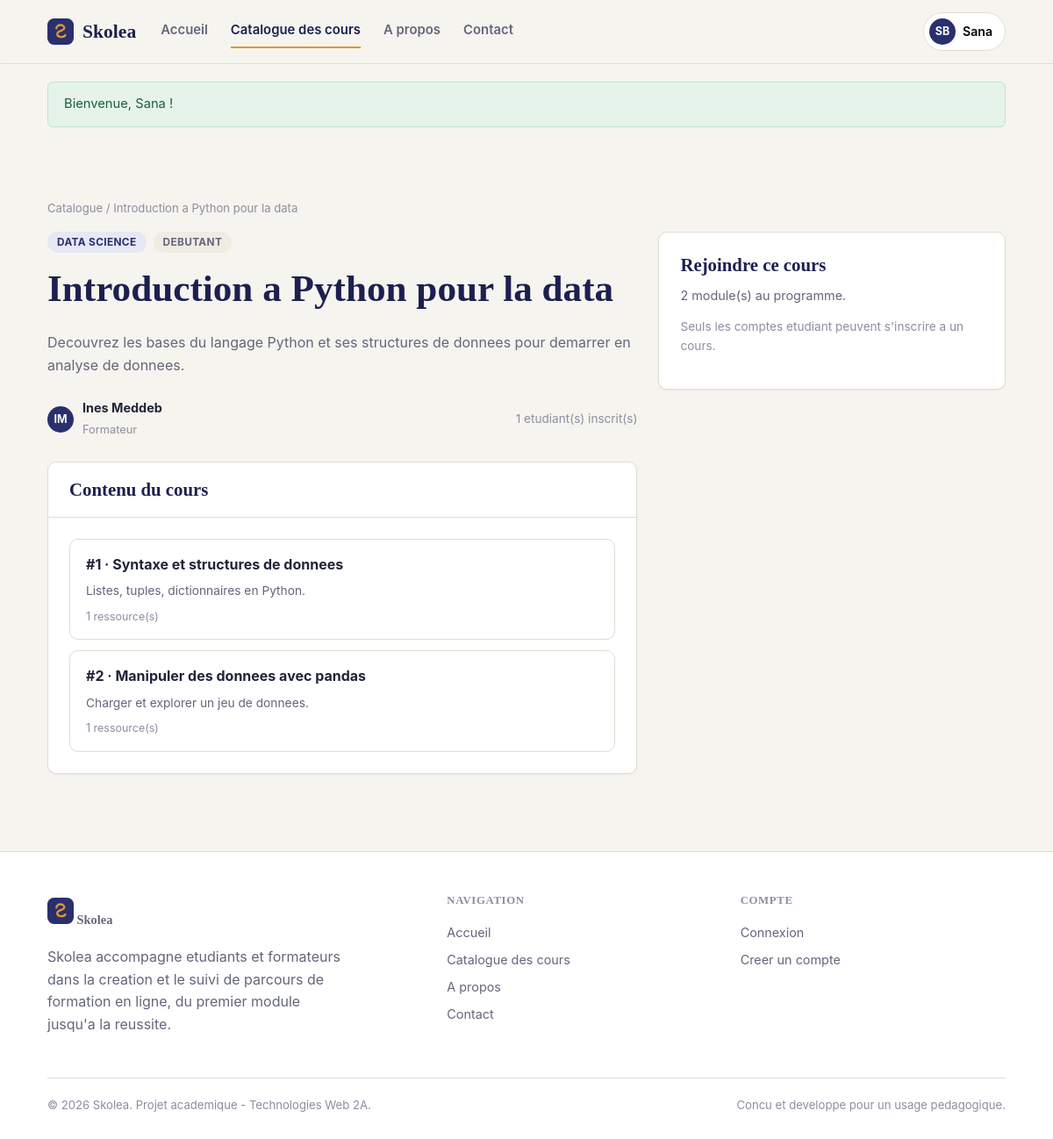
The page /SkoleaMVC/View/FrontOffice/cours_detail.php?id=4 (signed in) on the database its author committed.
### tables this page shows
CREATE TABLE cours (
    id              INT UNSIGNED AUTO_INCREMENT PRIMARY KEY,
    titre           VARCHAR(150) NOT NULL,
    description     TEXT NOT NULL,
    categorie_id    INT UNSIGNED NOT NULL,
    formateur_id    INT UNSIGNED NOT NULL,
    niveau          ENUM('debutant', 'intermediaire', 'avance') NOT NULL DEFAULT 'debutant',
    statut          ENUM('brouillon', 'publie') NOT NULL DEFAULT 'brouillon',
    date_creation   DATETIME NOT NULL DEFAULT CURRENT_TIMESTAMP,
    date_maj        DATETIME NOT NULL DEFAULT CURRENT_TIMESTAMP ON UPDATE CURRENT_TIMESTAMP,
    CONSTRAINT fk_cours_categorie FOREIGN KEY (categorie_id) REFERENCES categories(id)
        ON DELETE RESTRICT ON UPDATE CASCADE,
    CONSTRAINT fk_cours_formateur FOREIGN KEY (formateur_id) REFERENCES utilisateurs(id)
        ON DELETE CASCADE ON UPDATE CASCADE
);

CREATE TABLE categories (
    id              INT UNSIGNED AUTO_INCREMENT PRIMARY KEY,
    nom             VARCHAR(100) NOT NULL UNIQUE,
    description     VARCHAR(255) NULL,
    date_creation   DATETIME NOT NULL DEFAULT CURRENT_TIMESTAMP
);

CREATE TABLE utilisateurs (
    id              INT UNSIGNED AUTO_INCREMENT PRIMARY KEY,
    nom             VARCHAR(80)  NOT NULL,
    prenom          VARCHAR(80)  NOT NULL,
    email           VARCHAR(150) NOT NULL UNIQUE,
    mot_de_passe    VARCHAR(255) NOT NULL,
    role            ENUM('administrateur', 'formateur', 'etudiant') NOT NULL DEFAULT 'etudiant',
    photo           VARCHAR(255) NULL,
    bio             VARCHAR(500) NULL,
    date_creation   DATETIME NOT NULL DEFAULT CURRENT_TIMESTAMP
);

CREATE TABLE modules (
    id              INT UNSIGNED AUTO_INCREMENT PRIMARY KEY,
    cours_id        INT UNSIGNED NOT NULL,
    titre           VARCHAR(150) NOT NULL,
    description     TEXT NULL,
    ordre           INT UNSIGNED NOT NULL DEFAULT 1,
    date_creation   DATETIME NOT NULL DEFAULT CURRENT_TIMESTAMP,
    CONSTRAINT fk_module_cours FOREIGN KEY (cours_id) REFERENCES cours(id)
        ON DELETE CASCADE ON UPDATE CASCADE
);

### config.php (called while the page is built)
<?php
class config
{
    private static $pdo = null;
    public static function getConnexion()
    {
        if (!isset(self::$pdo)) {
            $servername = "localhost";
            $username = "root";
            $password = "";
            $dbname = "skolea";
            try {
                self::$pdo = new PDO(
                    "mysql:host=$servername;dbname=$dbname;charset=utf8mb4",
                    $username,
                    $password
                );
                self::$pdo->setAttribute(PDO::ATTR_ERRMODE, PDO::ERRMODE_EXCEPTION);
                self::$pdo->setAttribute(PDO::ATTR_DEFAULT_FETCH_MODE, PDO::FETCH_ASSOC);
            } catch (Exception $e) {
                die('Erreur de connexion : ' . $e->getMessage());
            }
        }
        return self::$pdo;
    }
}

### SkoleaMVC/Model/Cours.php (called while the page is built, shortened)
<?php
class Cours
{
    private $pdo;
    private $selectAvecJointures = "
        SELECT c.*, cat.nom AS categorie_nom,
               u.nom AS formateur_nom, u.prenom AS formateur_prenom,
               (SELECT COUNT(*) FROM inscriptions i WHERE i.cours_id = c.id) AS nb_inscrits,
               (SELECT COUNT(*) FROM modules m WHERE m.cours_id = c.id) AS nb_modules
        FROM cours c
        INNER JOIN categories cat ON cat.id = c.categorie_id
        INNER JOIN utilisateurs u ON u.id = c.formateur_id
    ";
    public function __construct($titre = null, $description = null, $categorieId = null, $niveau = null, $statut = null)
    {
        $this->pdo = config::getConnexion();
    }
    public function find($id)
    {
        $stmt = $this->pdo->prepare($this->selectAvecJointures . ' WHERE c.id = :id');
        $stmt->execute(['id' => $id]);
        return $stmt->fetch() ?: null;
    }
}

### SkoleaMVC/helpers.php (called while the page is built, shortened)
<?php
function e($value)
{
    return htmlspecialchars($value ?? '', ENT_QUOTES, 'UTF-8');
}
function niveau_label($niveau)
{
    if ($niveau === 'debutant') return 'Debutant';
    return ucfirst($niveau);
}
function utilisateur_connecte()
{
    return $_SESSION['utilisateur'] ?? null;
}

### SkoleaMVC/Model/Module.php (called while the page is built, shortened)
<?php
class Module
{
    private $pdo;
    public function __construct()
    {
        $this->pdo = config::getConnexion();
    }
    public function byCours($coursId)
    {
        $stmt = $this->pdo->prepare('
            SELECT m.*, (SELECT COUNT(*) FROM ressources r WHERE r.module_id = m.id) AS nb_ressources
            FROM modules m
            WHERE m.cours_id = :cours_id
            ORDER BY m.ordre ASC, m.id ASC
        ');
        $stmt->execute(['cours_id' => $coursId]);
        return $stmt->fetchAll();
    }
}

### SkoleaMVC/View/FrontOffice/cours_detail.php (the view, shortened to what this page needs)
<?php
require_once __DIR__ . '/../../bootstrap.php';
require_once __DIR__ . '/../../Model/Cours.php';
require_once __DIR__ . '/../../Model/Module.php';
$id = (int) ($_GET['id'] ?? 0);
$coursModel = new Cours();
$cours = $coursModel->find($id);
$modules = (new Module())->byCours($cours['id']);
$inscription = null;
require __DIR__ . '/includes/header.php';
?>
<section class="section" style="padding-bottom:24px;">
    <div class="container">
        <div class="breadcrumb">
            <a href="cours.php">Catalogue</a> / <?= e($cours['titre']) ?>
        </div>
        <div class="grid" style="grid-template-columns:1.7fr 1fr;align-items:start;">
            <div>
                <div class="tag-list" style="margin-bottom:14px;">
                    <span class="badge badge-primaire"><?= e($cours['categorie_nom']) ?></span>
                    <span class="badge badge-neutre"><?= e(niveau_label($cours['niveau'])) ?></span>
                </div>
                <h1><?= e($cours['titre']) ?></h1>
                <p class="text-muted"><?= nl2br(e($cours['description'])) ?></p>
                <div class="cluster" style="margin:24px 0;">
                    <span class="user-avatar"><?= e(mb_strtoupper(mb_substr($cours['formateur_prenom'], 0, 1) . mb_substr($cours['formateur_nom'], 0, 1))) ?></span>
                    <div>
                        <strong style="display:block;font-size:.9rem;"><?= e($cours['formateur_prenom'] . ' ' . $cours['formateur_nom']) ?></strong>
                        <span class="text-soft" style="font-size:.8rem;">Formateur</span>
                    </div>
                    <span class="text-soft" style="font-size:.85rem;"><?= (int) $cours['nb_inscrits'] ?> etudiant(s) inscrit(s)</span>
                </div>
                <div class="card">
                    <div class="card-header"><h3 style="margin:0;">Contenu du cours</h3></div>
                    <div class="card-body">
                        <?php foreach ($modules as $module): ?>
                            <div class="module-item">
                                <strong>#<?= (int) $module['ordre'] ?> &middot; <?= e($module['titre']) ?></strong>
                                <?php if ($module['description']): ?>
                                    <p class="text-muted" style="margin:6px 0 0;font-size:.86rem;"><?= e($module['description']) ?></p>
                                <?php endif; ?>
                                <p class="text-soft" style="margin:8px 0 0;font-size:.78rem;"><?= (int) $module['nb_ressources'] ?> ressource(s)</p>
                            </div>
                        <?php endforeach; ?>
                    </div>
                </div>
            </div>
            <div class="card">
                <div class="card-body">
                    <h3 style="margin-top:0;">Rejoindre ce cours</h3>
                    <p class="text-muted" style="font-size:.9rem;"><?= count($modules) ?> module(s) au programme.</p>
                    <?php if ($inscription): ?>
                        <p class="text-muted" style="font-size:.85rem;">Vous suivez deja ce cours.</p>
                        <a href="suivre_cours.php?id=<?= (int) $cours['id'] ?>" class="btn btn-primary btn-block">Continuer le cours</a>
                    <?php elseif ($utilisateur): ?>
                        <p class="text-soft" style="font-size:.85rem;">Seuls les comptes etudiant peuvent s'inscrire a un cours.</p>
                    <?php endif; ?>
                </div>
            </div>
        </div>
    </div>
</section>
<?php require __DIR__ . '/includes/footer.php'; ?>

### SkoleaMVC/assets/css/app.css (style rules this page uses)
:root { --color-bg: #f6f4ee; --color-surface: #ffffff; --color-surface-alt: #efece2; --color-border: #e2ddd0; --color-text: #21243a; --color-text-muted: #63667c; --color-text-soft: #8b8ea3; --color-primary: #2a2f6d; --color-primary-dark: #1c2050; --color-primary-light: #4c56a6; --color-accent: #dd9636; --color-accent-dark: #b87a24; --color-success: #2e8b57; --color-success-bg: #e5f3ea; --color-warning: #c77d22; --color-warning-bg: #faf0e0; --color-danger: #c1443a; --color-danger-bg: #fbe9e7; --color-info: #2f6f9e; --color-info-bg: #e7f1f7; --font-heading: Cambria, Georgia, 'Times New Roman', serif; --font-body: -apple-system, BlinkMacSystemFont, 'Segoe UI', Roboto, Helvetica, Arial, sans-serif; --radius-sm: 6px; --radius-md: 10px; --radius-lg: 18px; --shadow-sm: 0 1px 2px rgba(33, 36, 58, 0.06); --shadow-md: 0 8px 24px rgba(33, 36, 58, 0.08); --shadow-lg: 0 16px 40px rgba(33, 36, 58, 0.14); --container-width: 1140px; }
*, *::before, *::after { box-sizing: border-box; }
html { -webkit-text-size-adjust: 100%; scroll-behavior: smooth; }
body { margin: 0; background: var(--color-bg); color: var(--color-text); font-family: var(--font-body); font-size: 16px; line-height: 1.6; -webkit-font-smoothing: antialiased; }
a { color: inherit; text-decoration: none; }
h1, h2, h3, h4, h5 { font-family: var(--font-heading); font-weight: 600; line-height: 1.25; margin: 0 0 .5em; color: var(--color-primary-dark); }
h1 { font-size: clamp(1.9rem, 1.5rem + 1.6vw, 2.75rem); }
h3 { font-size: 1.3rem; }
p { margin: 0 0 1em; }
.text-muted { color: var(--color-text-muted); }
.text-soft { color: var(--color-text-soft); }
.container { width: 100%; max-width: var(--container-width); margin: 0 auto; padding: 0 24px; }
.section { padding: 64px 0; }
.grid { display: grid; gap: 24px; }
.cluster { display: flex; align-items: center; gap: 10px; flex-wrap: wrap; }
.card { background: var(--color-surface); border: 1px solid var(--color-border); border-radius: var(--radius-md); box-shadow: var(--shadow-sm); }
.card-body { padding: 24px; }
.card-header { padding: 18px 24px; border-bottom: 1px solid var(--color-border); display: flex; align-items: center; justify-content: space-between; gap: 12px; }
.badge { display: inline-flex; align-items: center; gap: 5px; padding: 3px 11px; border-radius: 999px; font-size: .74rem; font-weight: 700; text-transform: uppercase; letter-spacing: .03em; }
.badge-neutre { background: var(--color-surface-alt); color: var(--color-text-muted); }
.badge-primaire { background: #e6e8f5; color: var(--color-primary); }
.user-avatar { width: 30px; height: 30px; border-radius: 50%; background: var(--color-primary); color: #fff; display: flex; align-items: center; justify-content: center; font-size: .78rem; font-weight: 700; }
.tag-list { display: flex; gap: 8px; flex-wrap: wrap; }
.breadcrumb { font-size: .82rem; color: var(--color-text-soft); margin-bottom: 16px; }
.module-item { border: 1px solid var(--color-border); border-radius: var(--radius-md); padding: 16px 18px; background: var(--color-surface); }
.module-item + .module-item { margin-top: 12px; }

### rows shown on the page
cours: titre "Introduction a Python pour la data", categorie.nom "DATA SCIENCE", niveau "DEBUTANT", description "Decouvrez les bases du langage Python et ses structures de donnees pour demarrer en analyse de donnees.", formateur.nom "IM", formateur.nom "Ines Meddeb"
modules: ordre "1", titre "Syntaxe et structures de donnees", description "Listes, tuples, dictionnaires en Python.", nb_ressources "1"
modules: ordre "2", titre "Manipuler des donnees avec pandas", description "Charger et explorer un jeu de donnees.", nb_ressources "1"

### other values the page prints
$utilisateur['prenom'] "Sana"
$message "Bienvenue, Sana !"
$cours['nb_inscrits'] "1"
count($modules) "2"
